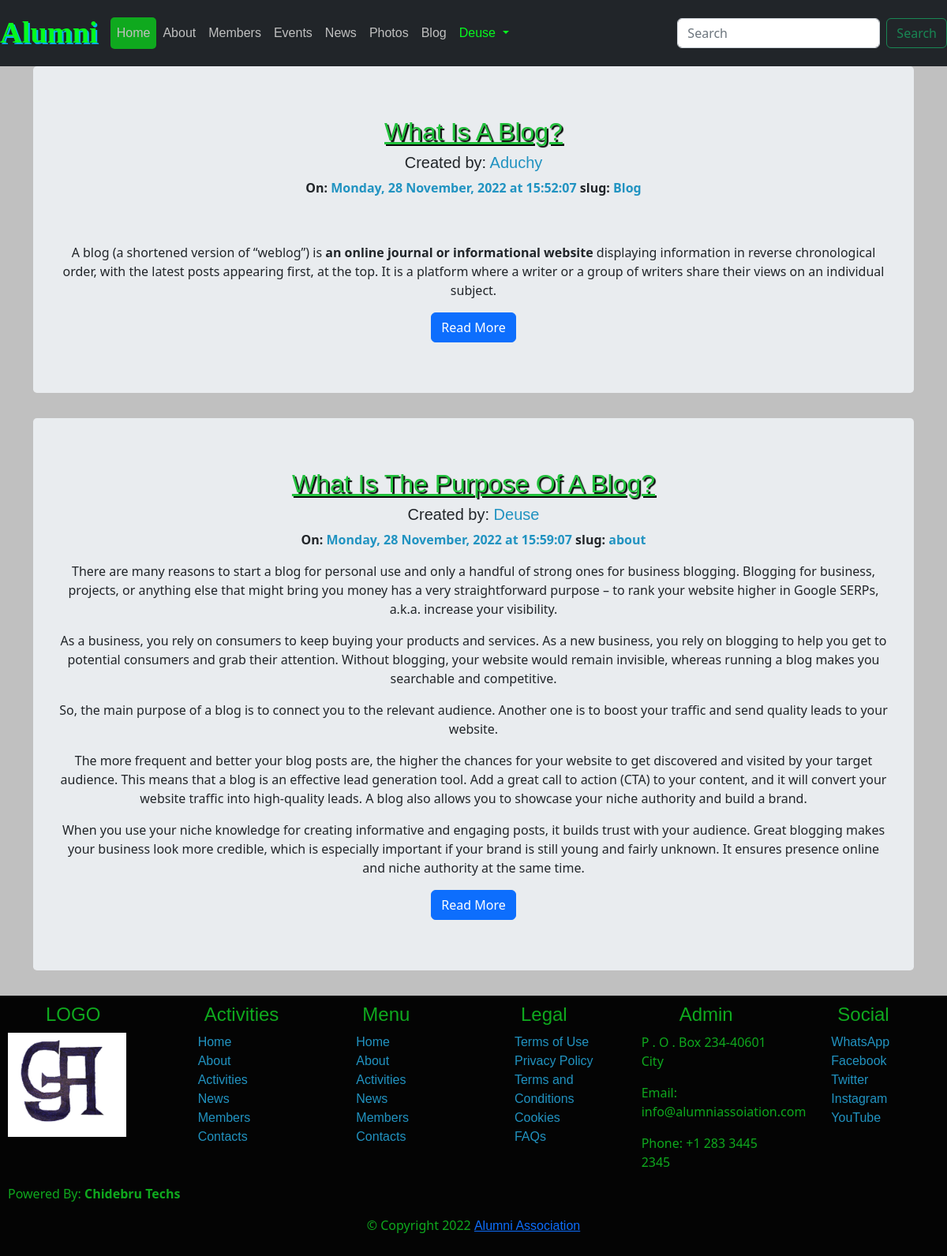
The app's page /blog_posts (signed in) with its own data.
### alumni/models.py (models this page shows, shortened)
class User(db.Model, UserMixin):
    id = db.Column(db.Integer, primary_key=True, nullable=False)
    username = db.Column(db.String(80), unique=False, nullable=False)
    email = db.Column(db.String(120), unique=True, nullable=False)
    password = db.Column(db.String(180))
    status = db.Column(db.Integer, default=1, nullable=False)

class Blogs(db.Model):
    id = db.Column(db.Integer, primary_key=True)
    title = db.Column(db.String(80), nullable=False)
    content = db.Column(db.Text,  nullable=False)
    author = db.Column(db.String(80),  nullable=False)
    blog_date = db.Column(db.DateTime,  default=datetime.now)
    slug = db.Column(db.String(80),  nullable=False)

### alumni/views.py (the view)
@views.route('/blog_posts', methods=['GET', 'POST'])
@login_required
def blog_posts():
    blogs  = Blogs.query.order_by(Blogs.blog_date)
    return render_template('blog/blog-posts.html', user=current_user, blogs=blogs)

### alumni/forms.py
class SearchForm(FlaskForm):
    searching = StringField('Searching:', validators=[DataRequired()])
    submit = SubmitField('Submit')

### alumni/views.py (called while the page is built)
@views.context_processor
def layout():
    form = SearchForm()
    return dict(form=form)

### alumni/templates/blog/blog-posts.html (shortened to what this page needs)
{% extends "layout.html" %}
{% block body %}
{% include "navbar.html" %}
    <div class="container text-center blog">
        {% if  blogs %}
        {% for blog in blogs %}
        <div class="jumbotron">
            <h2>  <a style=" color: rgb(33, 193, 60);; text-shadow:  2px 2px 1px  rgb(7, 7, 7);" href="{{ url_for('views.post', id=blog.id) }} " > {{ blog.title | title }}</a> </h2>
            <h5>Created by: <span style="color: rgb(33, 147, 193);">{{ blog.author}}</span>  </h5>
            <p><strong> On: <span style="color: rgb(33, 147, 193);">{{ blog.blog_date.strftime("%A, %d %B, %Y at %X") }}</span>   slug: <span style="color: rgb(33, 147, 193);">{{ blog.slug}}</span> </strong></p>
            <p>{{ blog.content | safe }} </p>
            <a href="{{ url_for('views.post', id=blog.id) }} " class="btn btn-primary">Read More</a>
        </div>
        {% endfor%}
        {% else %}
        <div class="blogs">
            <h2  align="center">Blog Post is currently Empty</h2>
        </div>
    <hr>
    {% endif %}
</div>
{% include "_footer.html" %}
{% endblock %}

### alumni/templates/navbar.html (shortened to what this page needs)
{% block navbar %}
<nav id="navbar_top" class="navbar navbar-expand-lg navbar-dark bg-dark">
    <a class="navbar-brand" href="/"><span class="alumni">Alumni</span></a>
    <div class="collapse navbar-collapse" id="navbarSupportedContent navbar">
      <ul  class="navbar-nav mr-auto" id="linkContain">
        {% if user.is_authenticated %}
        <li class="nav-item  active"  id="navitem">
          <a class="nav-link" href="/">Home <span class="sr-only">(current)</span></a>
        </li>
        <li class="nav-item" id="navitem">
          <a class="nav-link" href="/about">About</a>
        </li>
        <li class="nav-item" id="navitem">
          <a class="nav-link" href="/members">Members</a>
        </li>
        <li class="nav-item" id="navitem">
          <a class="nav-link" href="/events">Events</a>
        </li>
        <li class="nav-item" id="navitem">
          <a class="nav-link" href="/news">News</a>
        </li>
        <li class="nav-item" id="navitem">
          <a class="nav-link" href="/gallery">Photos</a>
        </li>
        <li class="nav-item" id="navitem">
          <a class="nav-link" href="{{ url_for('views.blog_posts') }}">Blog</a>
        </li>
        <li class="nav-itemdropdown">
          <a class="nav-link dropdown-toggle user" href="#" role="button" data-toggle="dropdown" aria-expanded="false">
            {{ user.username | title }}
          </a>
        </li>
        {% endif %}
      </ul>
      <form action="{{ url_for('views.search') }}" method="POST" class="form-inline my-2 my-lg-0">
        <input class="form-control mr-sm-2" type="search" placeholder="Search" aria-label="Search" name="searching">
        <button class="btn btn-outline-success my-2 my-sm-0" type="submit">Search</button>
      </form>
    </div>
  </nav>
{% endblock navbar %}

### alumni/static/css/styles.css (style rules this page uses)
body { background-color: silver !important; font-size: 1.2rem; font-family: Georgia, 'Times New Roman', Times, serif; }
li { font-family: Verdana, Geneva, Tahoma, sans-serif; }
a { font-family:'Lucida Sans', 'Lucida Sans Regular', 'Lucida Grande', 'Lucida Sans Unicode', Geneva, Verdana, sans-serif }
h1, h2, h3, h4, h5, h6 { font-family: 'Franklin Gothic Medium', 'Arial Narrow', Arial, sans-serif; }
nav { position: sticky; }
nav .active { background-color: rgb(15, 169, 30) !important; border-radius: 5px; }
.nav-link { color: silver !important; }
.user { color: rgb(6, 249, 30) !important; font-weight: 600; }
.blog { width: 75vw; }
.alumni { color:rgb(6, 249, 30); text-shadow: 2px 2px rgb(6, 180, 249); font-weight: 900; font-family: Cochin, Georgia, Times, 'Times New Roman', serif; font-size: 2.4rem; animation-name: alum; animation-duration: 2s; animation-iteration-count: infinite; }
@media (max-width: 1200px) { .container { max-width: 1140px; } }

### alumni/static/css/gallery.css (style rules this page uses)
* { box-sizing: border-box; }
input { display: none; }

### records on screen
User: username "Deuse"
Blogs: title "What Is A Blog?", author "Aduchy", blog_date "Monday, 28 November, 2022 at 15:52:07", slug "Blog", content "A blog (a shortened version of “weblog”) is an online journal or informational website displaying information in reverse chronological order, with the latest posts appearing first, at the top. It is a platform where a writer or a group of writers share their views on an individual subject."
Blogs: title "What Is The Purpose Of A Blog?", author "Deuse", blog_date "Monday, 28 November, 2022 at 15:59:07", slug "about", content "There are many reasons to start a blog for personal use and only a handful of strong ones for business blogging. Blogging for business, projects, or anything else that might bring you money has a very straightforward purpose – to rank your website higher in Google SERPs, a.k.a. increase your visibility. As a business, you rely on consumers to keep buying your products and services. As a new business, you rely on blogging to help you get to potential consumers and grab their attention. Without blogging, your website would remain invisible, whereas running a blog makes you searchable and competitive. So, the main purpose of a blog is to connect you to the relevant audience. Another one is to…"
